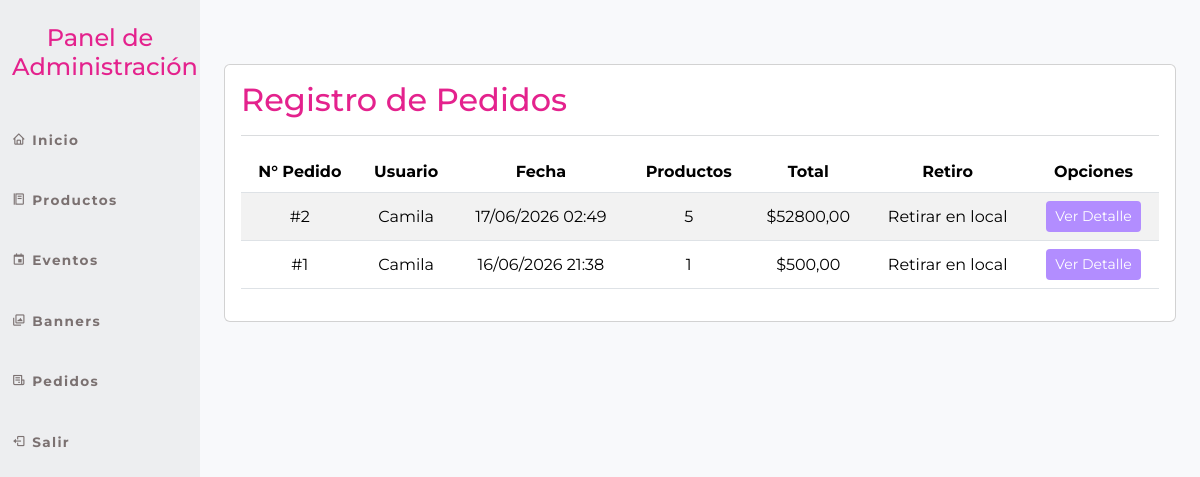
Page /panel_admin/pedidos/listar/ (signed in) on the earlier database version.
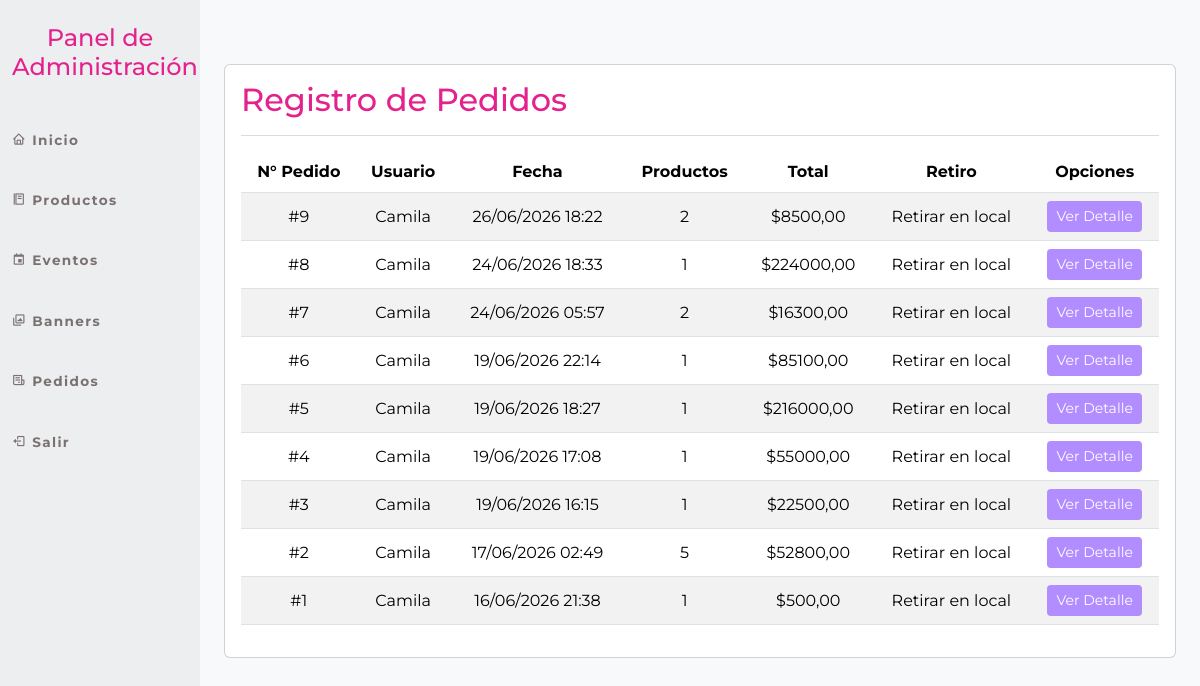
Same page on the later database version.
### cafeteria_app/models.py (models this page shows, shortened)
class Pedido(models.Model):
    RETIRO_CHOICES = [
        ('local', 'Retirar en local'),
    ]
    usuario = models.ForeignKey(User, on_delete=models.SET_NULL, null=True, blank=True)
    fecha = models.DateTimeField(auto_now_add=True)
    total = models.DecimalField(max_digits=10, decimal_places=2, default=0)
    retiro = models.CharField(max_length=20, choices=RETIRO_CHOICES, default='local')

### panel_admin/views.py (the view)
# urls.py: path('pedidos/listar/', listar_pedido, name='admin_listar_pedido'),
@login_required(login_url='login_admin')
@user_passes_test(es_admin)
def listar_pedido(request):
    pedidos = Pedido.objects.select_related('usuario').order_by('-fecha')
    data = {'pedidos': pedidos}
    return render(request, 'panel_admin/pedidos/listarPedido.html', data)

### cafeteria_app/context_processors.py (called while the page is built)
def cart(request):
    return {'cart': Cart(request)}

### panel_admin/views.py (called while the page is built)
def es_admin(user):
    return user.is_staff

### panel_admin/templates/panel_admin/pedidos/listarPedido.html
{% extends 'panel_admin/base.html' %}
{% block main %}
<br><br>
<div class="card">
    <div class="card-body">
        <h2 style="font-family: 'Montserrat', sans-serif; color: #e4228d;">Registro de Pedidos</h2>
        <hr class="border-secondary opacity-25">
        <table class="table table-striped table-hover table-responsive-sm text-center align-middle">
            <thead>
                <tr>
                    <th>N° Pedido</th>
                    <th>Usuario</th>
                    <th>Fecha</th>
                    <th>Productos</th>
                    <th>Total</th>
                    <th>Retiro</th>
                    <th>Opciones</th>
                </tr>
            </thead>
            <tbody>
                {% for p in pedidos %}
                <tr>
                    <td>#{{ p.id }}</td>
                    <td>{% if p.usuario %}{{ p.usuario.username }}{% else %}<em>Usuario eliminado</em>{% endif %}</td>
                    <td>{{ p.fecha|date:"d/m/Y H:i" }}</td>
                    <td>{{ p.items.count }}</td>
                    <td>${{ p.total }}</td>
                    <td>{{ p.get_retiro_display }}</td>
                    <td>
                        <a href="{% url 'admin_detalle_pedido' p.id %}" class="btn btn-sm" style="background-color: #B28DFF; color: white;">Ver Detalle</a>
                    </td>
                </tr>
                {% empty %}
                <tr>
                    <td colspan="7">Aún no hay pedidos registrados.</td>
                </tr>
                {% endfor %}
            </tbody>
        </table>
    </div>
</div>
{% endblock %}

Differences in the rows shown:
added Pedido: id "9", usuario.username "Camila", fecha "26/06/2026 18:22", items.count "2", total "8500,00", retiro "Retirar en local"
added Pedido: id "8", usuario.username "Camila", fecha "24/06/2026 18:33", items.count "1", total "224000,00", retiro "Retirar en local"
added Pedido: id "7", usuario.username "Camila", fecha "24/06/2026 05:57", items.count "2", total "16300,00", retiro "Retirar en local"
added Pedido: id "6", usuario.username "Camila", fecha "19/06/2026 22:14", items.count "1", total "85100,00", retiro "Retirar en local"
added Pedido: id "5", usuario.username "Camila", fecha "19/06/2026 18:27", items.count "1", total "216000,00", retiro "Retirar en local"
added Pedido: id "4", usuario.username "Camila", fecha "19/06/2026 17:08", items.count "1", total "55000,00", retiro "Retirar en local"
added Pedido: id "3", usuario.username "Camila", fecha "19/06/2026 16:15", items.count "1", total "22500,00", retiro "Retirar en local"
